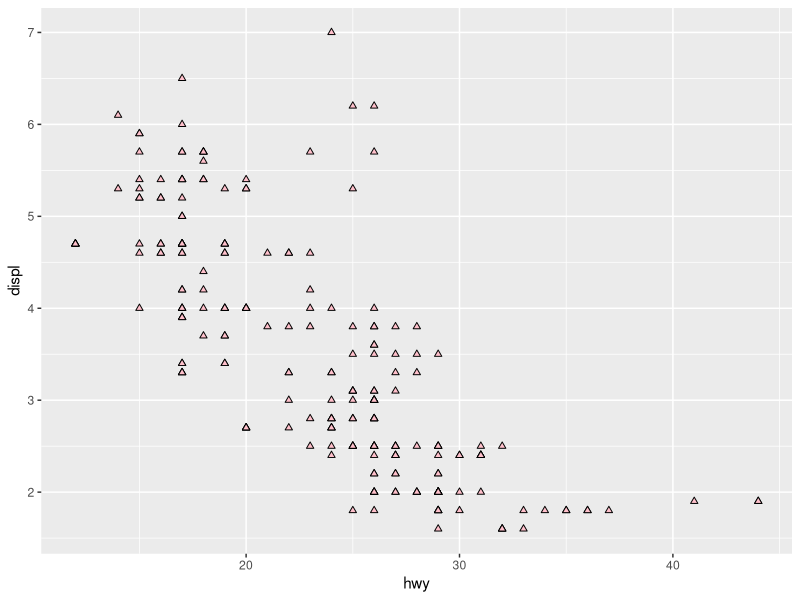
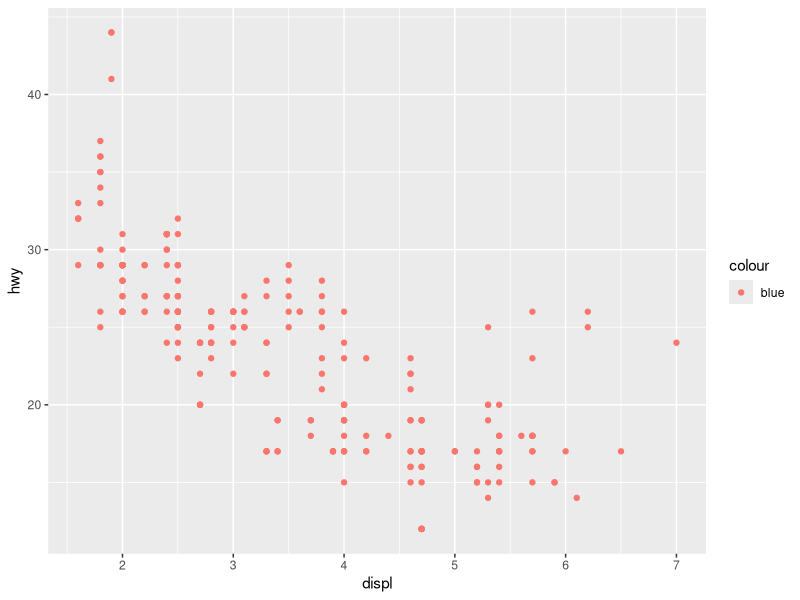
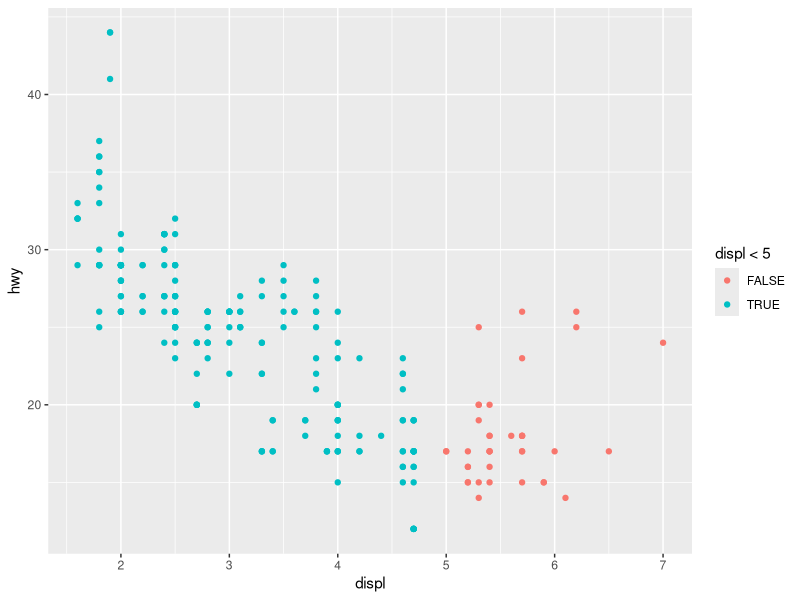

Here is the R script that generated these plots, in order:
## ---- chunk 1
library(tidyverse)
library(ggplot2)
## ---- chunk 2
data(mpg)
## ---- chunk 3
ggplot(mpg, aes (x = hwy, y = displ)) + geom_point(fill = "pink", shape = 24)
## ---- chunk 4
ggplot(mpg) + 
  geom_point(aes(x = displ, y = hwy, color = "blue"))
## ---- chunk 5
? geom_point
## ---- chunk 6
ggplot(mpg) + 
  geom_point(aes(x = displ, y = hwy, color = displ < 5))
